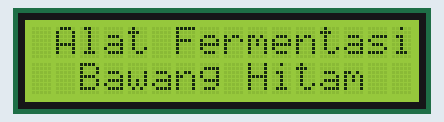
This sketch was run on a simulated Arduino Uno, built with avr-gcc and run on an emulated ATmega328P. On the bench: 16×2 character LCD.

Above: at 0.1 s.
At 3.2 s:
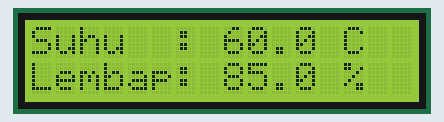
At 6.2 s:
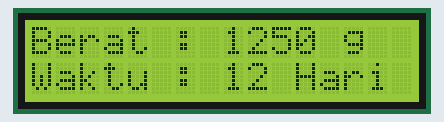

The sketch:

Percobaan_LCD.ino
```cpp
#include <Wire.h>
#include <LiquidCrystal_I2C.h>

// Inisialisasi alamat I2C (biasanya 0x27 atau 0x3F)
// Ukuran LCD 16 kolom dan 2 baris (16x2)
LiquidCrystal_I2C lcd(0x27, 16, 2);

// --- Variabel Simulasi (Dummy) ---
// Nanti variabel ini diganti dengan hasil pembacaan sensor asli Anda
float suhu = 60.0;       // Contoh Suhu 70.5 °C
float kelembapan = 85.0; // Contoh Kelembapan 85.0 %
int berat = 1250;        // Contoh Berat 1250 gram
int hari = 12;           // Contoh Waktu Fermentasi 12 Hari

void setup() {
  // Memulai komunikasi dengan LCD
  lcd.init();
  lcd.backlight();

  // --- TAMPILAN AWAL (Booting) ---
  lcd.setCursor(0, 0);
  lcd.print(" Alat Fermentasi");
  lcd.setCursor(0, 1);
  lcd.print("  Bawang Hitam  ");
  delay(3000); // Tahan judul selama 3 detik
}

void loop() {
  // --- LAYAR 1: SUHU DAN KELEMBAPAN ---
  lcd.clear(); // Bersihkan layar sebelum menampilkan data baru

  // Baris 1: Suhu
  lcd.setCursor(0, 0);
  lcd.print("Suhu  : ");
  lcd.print(suhu, 1); // Angka 1 berarti menampilkan 1 angka di belakang koma
  lcd.print(" C");

  // Baris 2: Kelembapan
  lcd.setCursor(0, 1);
  lcd.print("Lembap: ");
  lcd.print(kelembapan, 1);
  lcd.print(" %");

  delay(3000); // Tahan layar 1 selama 3 detik

  // --- LAYAR 2: BERAT DAN WAKTU FERMENTASI ---
  lcd.clear();

  // Baris 1: Berat
  lcd.setCursor(0, 0);
  lcd.print("Berat : ");
  lcd.print(berat);
  lcd.print(" g");

  // Baris 2: Waktu
  lcd.setCursor(0, 1);
  lcd.print("Waktu : ");
  lcd.print(hari);
  lcd.print(" Hari");

  delay(3000); // Tahan layar 2 selama 3 detik

  // Setelah ini, program akan kembali ke atas (loop)
  // dan menampilkan layar 1 kembali secara terus-menerus.
}
```

Measured:
- what the display in image 1 shows lasts 3.1 s, from 3.1 s to 6.2 s
